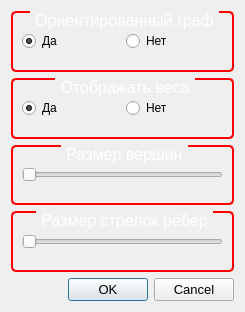
<?xml version="1.0" encoding="UTF-8"?>
<ui version="4.0">
 <class>Options</class>
 <widget class="QDialog" name="Options">
  <property name="geometry">
   <rect>
    <x>0</x>
    <y>0</y>
    <width>245</width>
    <height>312</height>
   </rect>
  </property>
  <property name="windowTitle">
   <string>Настройки графа</string>
  </property>
  <property name="windowIcon">
   <iconset>
    <normaloff>:/img/binary-code.png</normaloff>:/img/binary-code.png</iconset>
  </property>
  <property name="modal">
   <bool>true</bool>
  </property>
  <layout class="QVBoxLayout" name="verticalLayout">
   <item>
    <widget class="QGroupBox" name="groupBox">
     <property name="font">
      <font>
       <pointsize>12</pointsize>
      </font>
     </property>
     <property name="styleSheet">
      <string notr="true">QGroupBox {
     border: 2px solid red;
     border-radius: 5px;
     margin-top: 5ex; /* оставляем пространство вверху для заголовка */
 }

 QGroupBox::title {
     subcontrol-origin: margin;
     subcontrol-position: top center; /* помещаем вверху по центру */
     padding: 0 3px;
     background-color: qlineargradient(x1: 0, y1: 0, x2: 0, y2: 1,
                                       stop: 0 #FFOECE, stop: 1 #FFFFFF);
	color:white;
	font: 14pt &quot;Candara&quot;;

 }</string>
     </property>
     <property name="title">
      <string>Ориентированный граф</string>
     </property>
     <property name="flat">
      <bool>false</bool>
     </property>
     <property name="checkable">
      <bool>false</bool>
     </property>
     <layout class="QHBoxLayout" name="horizontalLayout">
      <item>
       <widget class="QRadioButton" name="or_graph_yes">
        <property name="text">
         <string>Да</string>
        </property>
        <property name="checked">
         <bool>true</bool>
        </property>
       </widget>
      </item>
      <item>
       <widget class="QRadioButton" name="or_graph_no">
        <property name="text">
         <string>Нет</string>
        </property>
       </widget>
      </item>
     </layout>
    </widget>
   </item>
   <item>
    <widget class="QGroupBox" name="groupBox_2">
     <property name="font">
      <font>
       <pointsize>12</pointsize>
      </font>
     </property>
     <property name="styleSheet">
      <string notr="true">QGroupBox {
     border: 2px solid red;
     border-radius: 5px;
     margin-top: 5ex; /* оставляем пространство вверху для заголовка */
 }

 QGroupBox::title {
     subcontrol-origin: margin;
     subcontrol-position: top center; /* помещаем вверху по центру */
     padding: 0 3px;
     background-color: qlineargradient(x1: 0, y1: 0, x2: 0, y2: 1,
                                       stop: 0 #FFOECE, stop: 1 #FFFFFF);
	color:white;
	font: 14pt &quot;Candara&quot;;

 }</string>
     </property>
     <property name="title">
      <string>Отображать веса</string>
     </property>
     <layout class="QHBoxLayout" name="horizontalLayout_2">
      <item>
       <widget class="QRadioButton" name="weight_graph_yes">
        <property name="text">
         <string>Да</string>
        </property>
        <property name="checked">
         <bool>true</bool>
        </property>
       </widget>
      </item>
      <item>
       <widget class="QRadioButton" name="weight_graph_no">
        <property name="text">
         <string>Нет</string>
        </property>
       </widget>
      </item>
     </layout>
    </widget>
   </item>
   <item>
    <widget class="QGroupBox" name="groupBox_3">
     <property name="font">
      <font>
       <pointsize>12</pointsize>
      </font>
     </property>
     <property name="styleSheet">
      <string notr="true">QGroupBox {
     border: 2px solid red;
     border-radius: 5px;
     margin-top: 5ex; /* оставляем пространство вверху для заголовка */
 }

 QGroupBox::title {
     subcontrol-origin: margin;
     subcontrol-position: top center; /* помещаем вверху по центру */
     padding: 0 3px;
     background-color: qlineargradient(x1: 0, y1: 0, x2: 0, y2: 1,
                                       stop: 0 #FFOECE, stop: 1 #FFFFFF);
	color:white;
	font: 14pt &quot;Candara&quot;;

 }</string>
     </property>
     <property name="title">
      <string>Размер вершин</string>
     </property>
     <layout class="QHBoxLayout" name="horizontalLayout_3">
      <item>
       <widget class="QSlider" name="horizontalSlider">
        <property name="minimum">
         <number>30</number>
        </property>
        <property name="maximum">
         <number>120</number>
        </property>
        <property name="tracking">
         <bool>false</bool>
        </property>
        <property name="orientation">
         <enum>Qt::Horizontal</enum>
        </property>
       </widget>
      </item>
     </layout>
    </widget>
   </item>
   <item>
    <widget class="QGroupBox" name="groupBox_4">
     <property name="font">
      <font>
       <pointsize>12</pointsize>
      </font>
     </property>
     <property name="styleSheet">
      <string notr="true">QGroupBox {
     border: 2px solid red;
     border-radius: 5px;
     margin-top: 5ex; /* оставляем пространство вверху для заголовка */
 }

 QGroupBox::title {
     subcontrol-origin: margin;
     subcontrol-position: top center; /* помещаем вверху по центру */
     padding: 0 3px;
     background-color: qlineargradient(x1: 0, y1: 0, x2: 0, y2: 1,
                                       stop: 0 #FFOECE, stop: 1 #FFFFFF);
	color:white;
	font: 14pt &quot;Candara&quot;;

 }</string>
     </property>
     <property name="title">
      <string>Размер стрелок рёбер</string>
     </property>
     <layout class="QHBoxLayout" name="horizontalLayout_4">
      <item>
       <widget class="QSlider" name="horizontalSlider_2">
        <property name="minimum">
         <number>10</number>
        </property>
        <property name="maximum">
         <number>25</number>
        </property>
        <property name="tracking">
         <bool>false</bool>
        </property>
        <property name="orientation">
         <enum>Qt::Horizontal</enum>
        </property>
       </widget>
      </item>
     </layout>
    </widget>
   </item>
   <item>
    <widget class="QDialogButtonBox" name="buttonBox">
     <property name="font">
      <font>
       <pointsize>10</pointsize>
      </font>
     </property>
     <property name="orientation">
      <enum>Qt::Horizontal</enum>
     </property>
     <property name="standardButtons">
      <set>QDialogButtonBox::Cancel|QDialogButtonBox::Ok</set>
     </property>
    </widget>
   </item>
  </layout>
 </widget>
 <resources/>
 <connections>
  <connection>
   <sender>buttonBox</sender>
   <signal>accepted()</signal>
   <receiver>Options</receiver>
   <slot>accept()</slot>
   <hints>
    <hint type="sourcelabel">
     <x>248</x>
     <y>254</y>
    </hint>
    <hint type="destinationlabel">
     <x>157</x>
     <y>274</y>
    </hint>
   </hints>
  </connection>
  <connection>
   <sender>buttonBox</sender>
   <signal>rejected()</signal>
   <receiver>Options</receiver>
   <slot>reject()</slot>
   <hints>
    <hint type="sourcelabel">
     <x>316</x>
     <y>260</y>
    </hint>
    <hint type="destinationlabel">
     <x>286</x>
     <y>274</y>
    </hint>
   </hints>
  </connection>
 </connections>
</ui>
